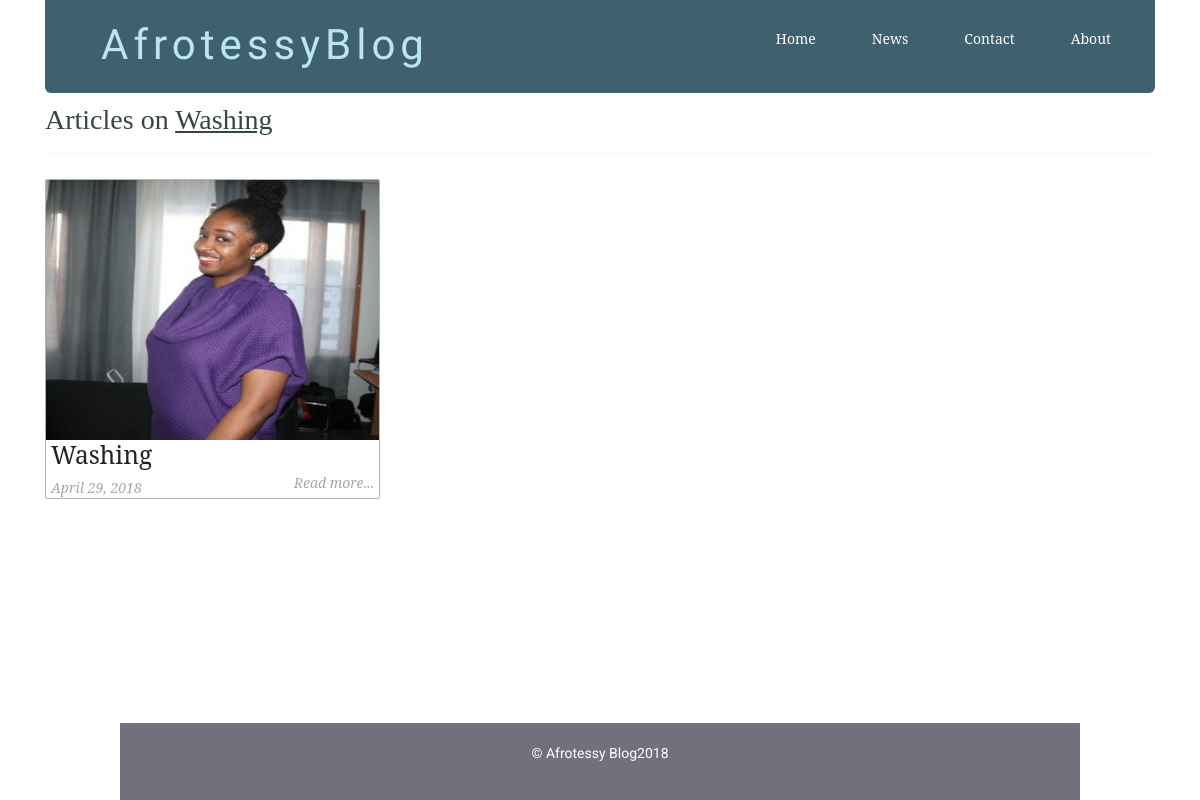
/filtered_posts.php?topic=2, run on the app's committed database.
### tables this page shows
CREATE TABLE `topics` (
  `id` int(11) NOT NULL,
  `name` varchar(255) NOT NULL,
  `slug` varchar(255) DEFAULT NULL
);

CREATE TABLE `posts` (
  `id` int(11) NOT NULL,
  `user_id` int(11) DEFAULT NULL,
  `title` varchar(255) NOT NULL,
  `slug` varchar(255) NOT NULL,
  `views` int(11) NOT NULL DEFAULT '0',
  `image` varchar(255) NOT NULL,
  `body` text NOT NULL,
  `published` tinyint(1) NOT NULL,
  `created_at` timestamp NOT NULL DEFAULT CURRENT_TIMESTAMP ON UPDATE CURRENT_TIMESTAMP,
  `updated_at` timestamp NOT NULL DEFAULT '0000-00-00 00:00:00'
);

### includes/public_functions.php (called while the page is built, shortened)
<?php
function getPostTopic($post_id){
	global $conn;
	$sql = "SELECT * FROM topics WHERE id=
			(SELECT topic_id FROM post_topic WHERE post_id=$post_id) LIMIT 1";
	$result = mysqli_query($conn, $sql);
	$topic = mysqli_fetch_assoc($result);
	return $topic;
}
function getPublishedPostsByTopic($topic_id) {
	global $conn;
	$sql = "SELECT * FROM posts ps
			WHERE ps.id IN
			(SELECT pt.post_id FROM post_topic pt
				WHERE pt.topic_id=$topic_id GROUP BY pt.post_id
				HAVING COUNT(1) = 1)";
	$result = mysqli_query($conn, $sql);
	$posts = mysqli_fetch_all($result, MYSQLI_ASSOC);
	$final_posts = array();
	foreach ($posts as $post) {
		$post['topic'] = getPostTopic($post['id']);
		array_push($final_posts, $post);
	}
	return $final_posts;
}
function getTopicNameById($id)
{
	global $conn;
	$sql = "SELECT name FROM topics WHERE id=$id";
	$result = mysqli_query($conn, $sql);
	$topic = mysqli_fetch_assoc($result);
	return $topic['name'];
}
?>

### filtered_posts.php (the view, shortened to what this page needs)
<?php include('config.php'); ?>
<?php include('includes/public_functions.php'); ?>
<?php include('includes/head_section.php'); ?>
<?php
	if (isset($_GET['topic'])) {
		$topic_id = $_GET['topic'];
		$posts = getPublishedPostsByTopic($topic_id);
	}
?>
</head>
<body>
<div class="container">
	<?php include( ROOT_PATH . '/includes/navbar.php'); ?>
<div class="content">
	<h2 class="content-title">
		Articles on <u><?php echo getTopicNameById($topic_id); ?></u>
	</h2>
	<hr>
	<?php foreach ($posts as $post): ?>
		<div class="post" style="margin-left: 0px;">
			<img src="<?php echo BASE_URL . '/static/images/' . $post['image']; ?>" class="post_image" alt="">
			<a href="single_post.php?post-slug=<?php echo $post['slug']; ?>">
				<div class="post_info">
					<h3><?php echo $post['title'] ?></h3>
					<div class="info">
						<span><?php echo date("F j, Y ", strtotime($post["created_at"])); ?></span>
						<span class="read_more">Read more...</span>
					</div>
				</div>
			</a>
		</div>
	<?php endforeach ?>
</div>
</div>
	<?php include( ROOT_PATH . '/includes/footer.php'); ?>

### static/css/public_styling.css (style rules this page uses)
* { margin: 0px; padding: 0px; }
html { height: 100%; box-sizing: border-box; }
body { position: relative; margin: 0; padding-bottom: 6rem; min-height: 100%; }
h1, h2, h3, h4, h5, h6 { color: #444; font-family: 'Averia Serif Libre', cursive; }
a { text-decoration: none; }
hr { margin: 10px 0px; opacity: .25; }
.container { width: 80%; margin: 0px auto; }
.content { margin: 5px auto; border-radius: 5px; min-height: 400px; }
.content:after { content: ""; display: block; clear: both; }
.content .content-title { margin: 10px 0px; color: #374447; font-family: 'Averia Serif Libre', cursive; }
.content .post { width: 335px; margin: 9px; min-height: 320px; float: left; border-radius: 2px; border: 1px solid #b3b3b3; position: relative; }
.content .post .post_image { height: 260px; width: 100%; background-size: 100%; }
.content .post .post_image { width: 100%; height: 260px; }
.content .post .post_info { height: 100%; padding: 0px 5px; font-weight: 200; font-family: 'Noto Serif', serif; }
.content .post .post_info { color: #222; }
.content .post .post_info span { color: #A6A6A6; font-style: italic; }
.content .post .post_info span.read_more { position: absolute; right: 5px; bottom: 5px; }

### data on the page
topics: name "Washing"
posts: image (picture), title "Washing", created_at "April 29, 2018"

### other printed values
date ('Y') "2018"
